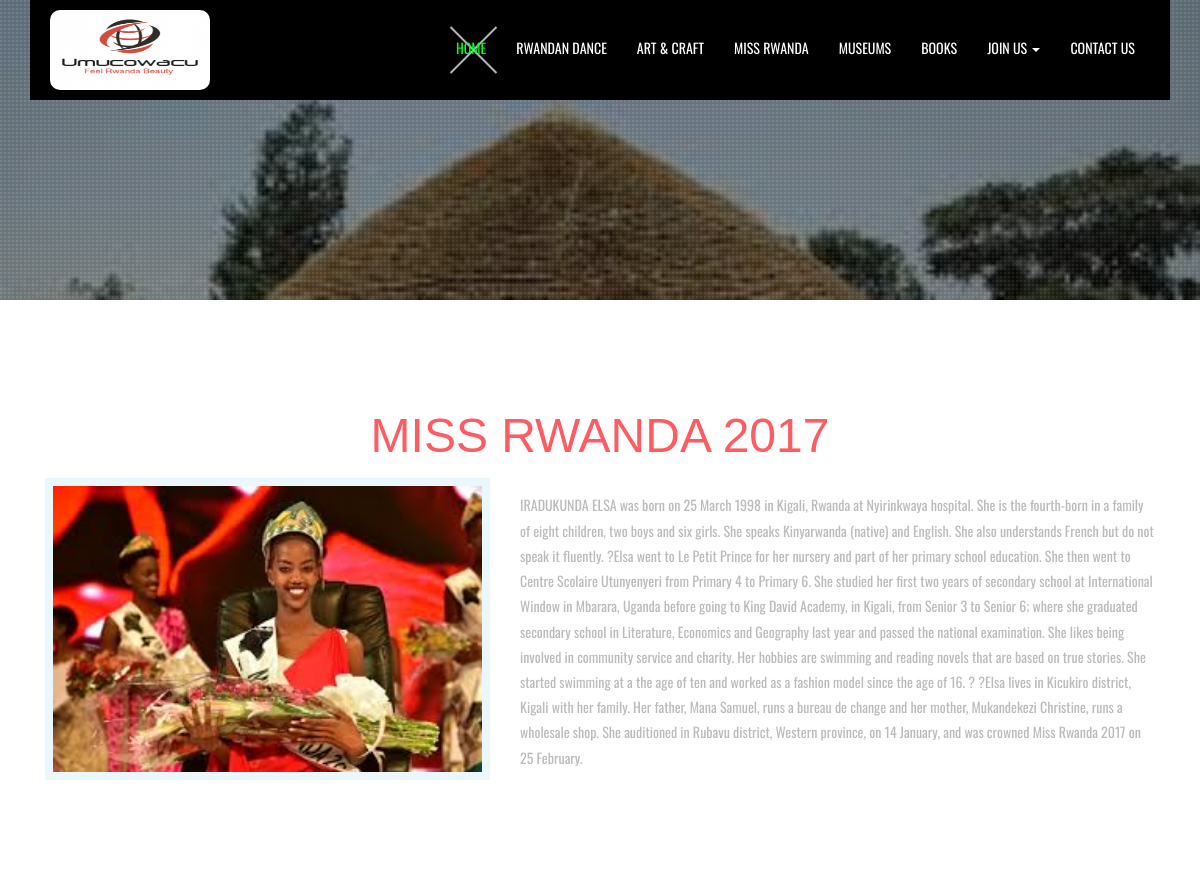
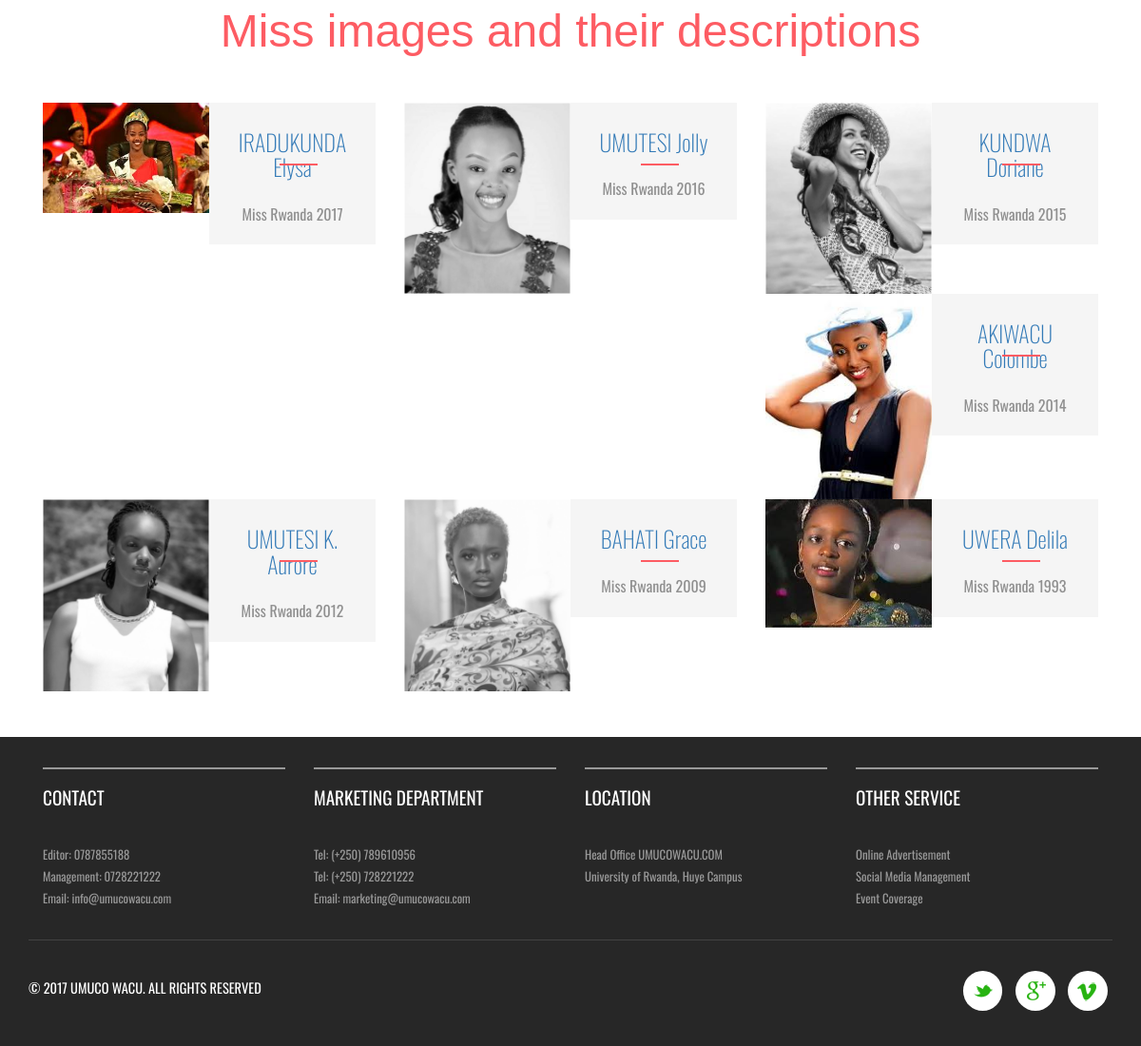
The app's page /tools/historicalmiss.php with its own data (2 pictures, top to bottom).
### tables this page shows
CREATE TABLE `misses` (
  `MissID` int(11) NOT NULL,
  `MissNames` varchar(255) NOT NULL,
  `MissYear` year(4) NOT NULL,
  `ProfilePic` varchar(255) NOT NULL,
  `FullPic` varchar(255) NOT NULL,
  `Details` text NOT NULL,
  `Default` int(11) NOT NULL DEFAULT '0'
);

### tools/historicalmiss.php (the view, shortened to what this page needs)
<?php
require_once("./db_connect/connect.php");
?>
<!DOCTYPE HTML>
<html>
<head>
<link href="css/bootstrap.css" rel="stylesheet" type="text/css" media="all" />
<link href="css/style.css" rel="stylesheet" type="text/css" media="all" />
</head>
<body>
	<div class="banner1">
		<div class="banner-info1">
			<div class="container">
				<nav class="navbar navbar-default">
<?php	include ("./includes/header.php"); ?>
				</nav>
			</div>
		</div>
	</div>
<br><br>
<?php
if(@$_GET['miss'])	$ql_lastMiss=mysqli_query($cn,"SELECT * FROM misses WHERE `MissID`=".@$_GET['miss']."")or die(mysqli_error($cn));
else	$ql_lastMiss=mysqli_query($cn,"SELECT * FROM misses WHERE `Default`=1")or die(mysqli_error($cn));
$lastMiss=mysqli_fetch_array($ql_lastMiss);
?>
	<div class="about">
		<div class="container">
			<div class="about-heading">
				<h2><?php echo "MISS RWANDA ".$lastMiss['MissYear']; ?></h2>
			</div>
			<div class="about-grids">
				<div class="col-md-5 wthree-about-left">
					<div class="wthree-about-left-info">
						<img src="./Panel/Misses/pics/<?php echo $lastMiss['FullPic']; ?>" alt="" />
					</div>
				</div>
				<div class="col-md-7 agileits-about-right">
					<p>
					<?php echo $lastMiss['Details']; ?>
					</p>
				</div>
				<div class="clearfix"> </div>
			</div>
		</div>
	</div>
<div class="special">
		<div class="container">
			<div class="special-heading">
				<h3>Miss images and their descriptions</h3>
			</div>
			<div class="special-grids">
			<?php
			$ql_AllMiss=mysqli_query($cn,"SELECT * FROM misses ORDER BY MissYear DESC")or die(mysqli_error($cn));
while($AllMiss=mysqli_fetch_array($ql_AllMiss)){
			?>
				<div class="col-md-4 ">
					<div class="col-md-6 w3ls-special-img">
						<img src="./Panel/Misses/profiles/<?php echo $AllMiss['ProfilePic']; ?>" height=100% alt="" />
					</div>
					<div class="col-md-6 agileits-special-info">
						<h4><a href='historicalmiss.php?miss=<?php echo $AllMiss['MissID']; ?>' ><?php echo $AllMiss['MissNames']; ?></a></h4>
						<p>Miss Rwanda <?php echo $AllMiss['MissYear']; ?></p>
					</div>
				</div>
				<?php
				}
				?>
			</div>
		</div>
	</div>
<?php	include ("./includes/footer.php"); ?>
</body>
</html>

### tools/includes/header.php (shortened to what this page needs)
<div style='height:170px;'>
        <nav class="navbar navbar-default navbar-fixed-top">
          <div class="container">
			<div style='padding:20px;background:black;height:100px;width:100%'>
			<div class="collapse navbar-collapse nav-wil" id="bs-example-navbar-collapse-1">
		<img src="images/c1.png" alt="Logo" style='height:80px;width:160px;margin-top:-10px;border-radius:10px 10px 10px 10px' />
						<ul class="nav navbar-nav cl-effect-18" id="cl-effect-18">
							<li class="act"><a href="index.php" class="effect1 active">Home</a></li>
							<li><a href="events.php">Rwandan Dance</a></li>
							<li><a href="breaking.php">Art & Craft</a></li>
							<li><a href="entertainment.php">Miss Rwanda</a></li>
                          <li><a href="#">Museums</a></li>
							<li><a href="book.php">Books</a></li>
							<li role="presentation" class="dropdown">
								<a class="dropdown-toggle" data-toggle="dropdown" href="#" role="button" aria-haspopup="true" aria-expanded="false">
								  Join Us <span class="caret"></span>
								</a>
							</li>
							<li><a href="contact.php">Contact Us</a></li>
						</ul>
					</div>
					</div>
          </div>
        </nav>

### tools/includes/footer.php
<div class="footer">
	<div class="container">
		<div class="footer-grids">
			<div class="col-md-3 footer-grid-left">
				<h3>   CONTACT</h3>
				<p>Editor: 0787855188</span>
					</p>
               <p>Management: 0728221222</span>
					</p>
           <p>Email: info@umucowacu.com</span>
					</p>
			</div>
			<div class="col-md-3 footer-grid-left">
				<h3>MARKETING DEPARTMENT</h3>
				<p>Tel: (+250) 789610956</span>
					</p>
               <p>Tel: (+250) 728221222</span>
					</p>
                   <p>Email: marketing@umucowacu.com</span>
					</p>
			</div>
               <div class="col-md-3 footer-grid-left">
				<h3>LOCATION</h3>
				<p>Head Office UMUCOWACU.COM </span>
					</p>
                   <p>University of Rwanda, Huye Campus </span>
					</p>
			</div>
			<div class="col-md-3 footer-grid-left">
				<h3>OTHER SERVICE</h3>
	              <p> Online Advertisement</span>
					</p>
                   <p> Social Media Management</span>
					</p>
                   <p> Event Coverage</span>
					</p>
			</div>
			<div class="clearfix"> </div>
		</div>
		<div class="footer-bottom">
			<div class="footer-bottom-left">
				<p>&copy 2017 Umuco Wacu. All rights reserved</p>
			</div>
			<div class="footer-bottom-right">
				<ul>
					<li><a href="#" class="icon-button twitter"><i class="icon-twitter"></i><span></span></a></li>
					<li><a href="#" class="icon-button google"><i class="icon-google"></i><span></span></a></li>
					<li><a href="#" class="icon-button v"><i class="icon-v"></i><span></span></a></li>
				</ul>
			</div>
			<div class="clearfix"> </div>
		</div>
	</div>
</div>

### records on screen
misses: MissYear "2017", FullPic (picture), Details "IRADUKUNDA ELSA was born on 25 March 1998 in Kigali, Rwanda at Nyirinkwaya hospital. She is the fourth-born in a family of eight children, two boys and six girls. She speaks Kinyarwanda (native) and English. She also understands French but do not speak it fluently. ?Elsa went to Le Petit Prince for her nursery and part of her primary school education. She then went to Centre Scolaire Utunyenyeri from Primary 4 to Primary 6. She studied her first two years of secondary school at International Window in Mbarara, Uganda before going to King David Academy, in Kigali, from Senior 3 to Senior 6; where she graduated secondary school in Literature, Economics and Geography last year and passed the…", ProfilePic (picture), MissNames "IRADUKUNDA Elysa"
misses: ProfilePic (picture), MissNames "UMUTESI Jolly", MissYear "2016"
misses: ProfilePic (picture), MissNames "KUNDWA Doriane", MissYear "2015"
misses: ProfilePic (picture), MissNames "AKIWACU Colombe", MissYear "2014"
misses: ProfilePic (picture), MissNames "UMUTESI K. Aurore", MissYear "2012"
misses: ProfilePic (picture), MissNames "BAHATI Grace", MissYear "2009"
misses: ProfilePic (picture), MissNames "UWERA Delila", MissYear "1993"
